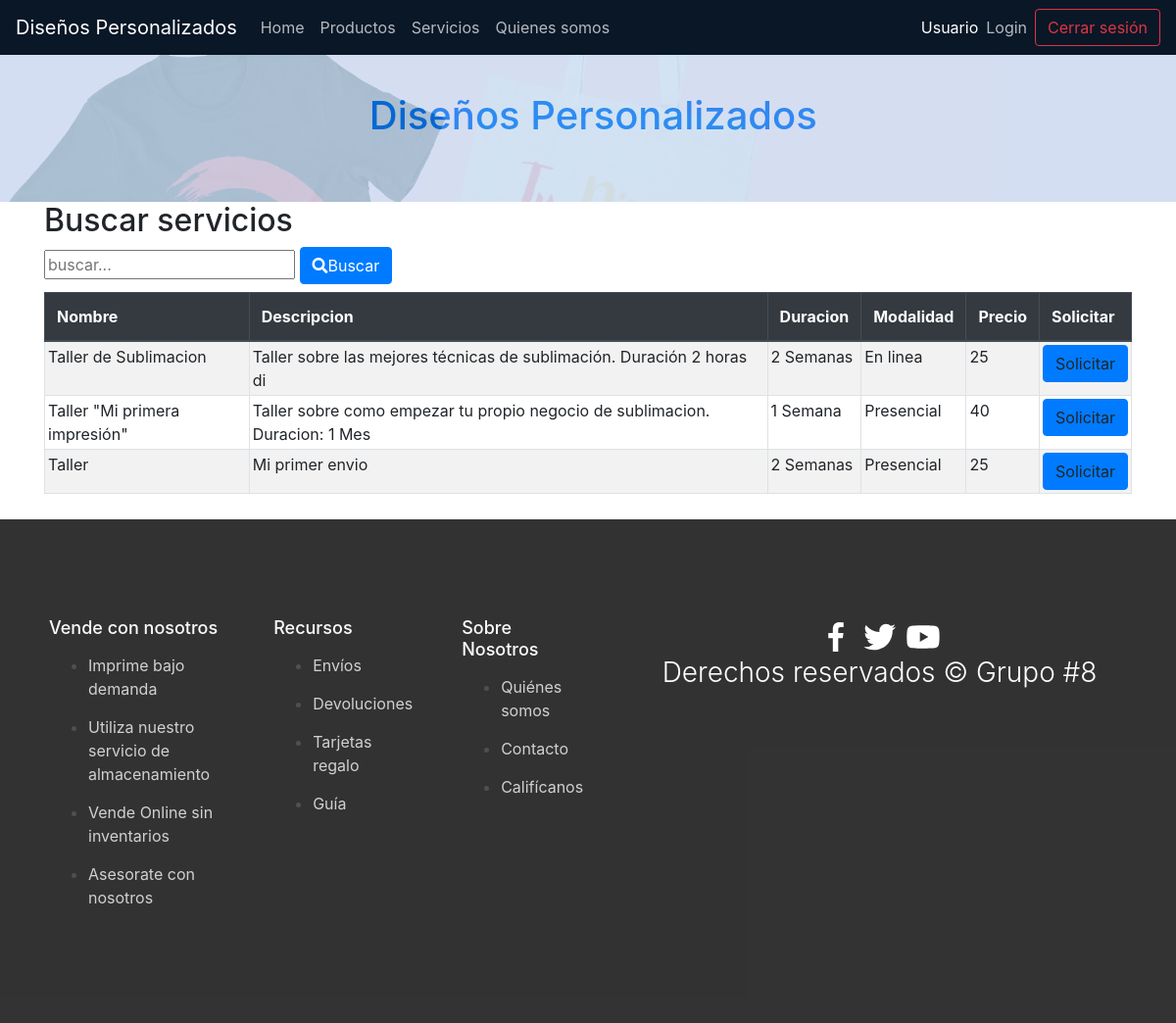
/index.php?c=Servicios&f=index (signed in), run on the app's committed database.
### tables this page shows
CREATE TABLE `servicios` (
  `id` int(11) NOT NULL,
  `nombre` varchar(90) NOT NULL,
  `descripcion` varchar(90) NOT NULL,
  `duracion` varchar(50) NOT NULL,
  `modalidad` varchar(50) NOT NULL,
  `precio` float NOT NULL
);

### controller/FrontController.php (called while the page is built, shortened)
<?php
class FrontController {
    public function ruteo()
    {
        $funcion = (!empty($_REQUEST['f'])) ? htmlentities($_REQUEST['f']) : FUNCION_PRINCIPAL;
        $cont = new  $controlador();
        $cont->$funcion();
    }
}
?>

### index.php (called while the page is built)
<?php
require_once 'controller/FrontController.php';
$front = new FrontController();
$front->ruteo();

### config/Conexion.php (called while the page is built)
<?php
class Conexion {
    public static function getConexion() {
         $dsn = 'mysql:host=localhost;port=3306;dbname=' . DBNAME;
        $conexion = null;
        try {
            $conexion = new PDO($dsn, DBUSER, DBPASSWORD);
             $conexion->setAttribute(PDO::ATTR_ERRMODE, PDO::ERRMODE_EXCEPTION);
        } catch (Exception $e) {
            echo $e;
            die("error " . $e->getMessage());
        }
        return $conexion;
    }
}

### model/dao/ServiciosDAO.php (called while the page is built, shortened)
<?php
require_once 'config/Conexion.php';
class ServiciosDAO {
    static private $getAll = "select * from servicios";
    private $cln;
    public function __construct() {
        $this->cln = Conexion::getConexion();
    }
    public function getAll()
    {
        $stmt = $this->cln->prepare(ServiciosDAO::$getAll);
        $stmt->execute();
        return $stmt->fetchAll(PDO::FETCH_ASSOC);
    }
}
?>

### view/servicios/servicios.user.php (the view, shortened to what this page needs)
<div class="container">
<h2> <?php echo "Buscar servicios"?></h2>
    <div class="row">
        <div class="col-sm-6">
            <form action="index.php?c=servicios&f=search" method="POST">
                <input type="text" name="b" id="busqueda"  placeholder="buscar..."/>
                <button type="submit" class="btn btn-primary"><i class="fas fa-search"></i>Buscar</button>
            </form>
        </div>
    </div>
    <div class="table-responsive mt-2">
        <table class="table table-striped table-bordered">
            <thead class="thead-dark">
            <th>Nombre </th>
            <th>Descripcion </th>
            <th>Duracion </th>
            <th>Modalidad</th>
            <th>Precio </th>
            <th>Solicitar </th>
            </thead>
            <tbody class="tabladatos">
                <?php
                foreach ($resultados as $fila) {
                  ?>
                <tr>
                    <td><?php echo $fila['nombre'];?></td>
                    <td><?php echo $fila['descripcion'];?></td>
                    <td><?php echo $fila['duracion'];?></td>
                    <td><?php echo $fila['modalidad'];?></td>
                    <td><?php echo $fila['precio'];?></td>
                    <td><a class="btn btn-primary"> Solicitar</a></td>
                </tr>
                <?php  }?>
            </tbody>
        </table>
    </div>
</div>

### assets/css/styles.css (style rules this page uses)
.tabladatos tr td { padding: 3px ; }

### data on the page
servicios: nombre "Taller de Sublimacion", descripcion "Taller sobre las mejores técnicas de sublimación. Duración 2 horas di", duracion "2 Semanas", modalidad "En linea", precio "25"
servicios: nombre "Taller \"Mi primera impresión\"", descripcion "Taller sobre como empezar tu propio negocio de sublimacion. Duracion: 1 Mes", duracion "1 Semana", modalidad "Presencial", precio "40"
servicios: nombre "Taller", descripcion "Mi primer envio", duracion "2 Semanas", modalidad "Presencial", precio "25"

### other printed values
$_SESSION['name'] "Usuario"
